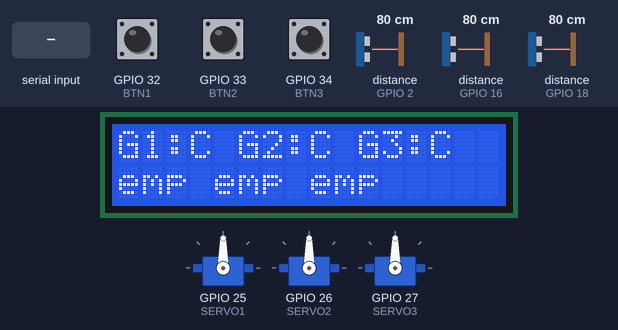
A sketch run on a simulated ESP32. Shown: 3 × servo, 16×2 character LCD. Wiring (inferred from the names in the program): 3 × ultrasonic range finder: trigger GPIO 4, echo GPIO 2 / trigger GPIO 5, echo GPIO 18 / trigger GPIO 17, echo GPIO 16. The inputs (shaded band) are chosen by the test bench; at power-on: GPIO 32 (BTN1) HIGH, distance to the obstacle (sensors on GPIO 2, GPIO 16, GPIO 18) 80 cm, GPIO 33 (BTN2) HIGH, GPIO 34 (BTN3) HIGH. The echo pulse lasts 58.3 µs per cm; nothing arrives over Bluetooth unless stated; what the sketch prints to the serial monitor is not drawn.

Above: at 2.7 s.
2.8 s: GPIO 32 (BTN1) pulled LOW for 0.15 s
4.4 s: distance to the obstacle (sensor on GPIO 2) set to 2 cm
At 5.1 s:
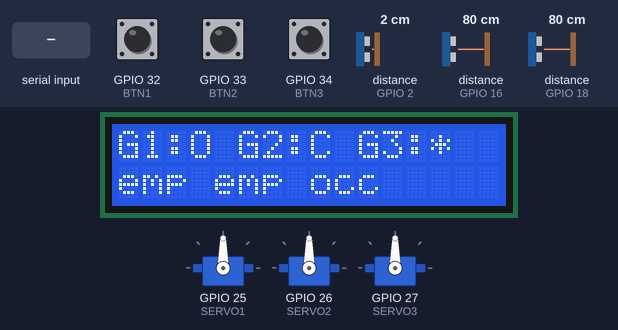
6.0 s: "open 1\n" received over the second serial link
At 6.7 s:
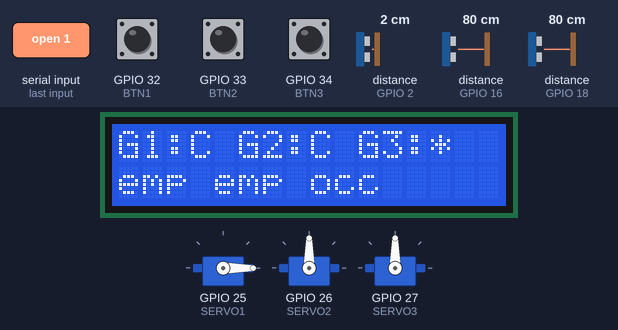
7.6 s: distance to the obstacle (sensor on GPIO 16) set to 2 cm
At 8.8 s:
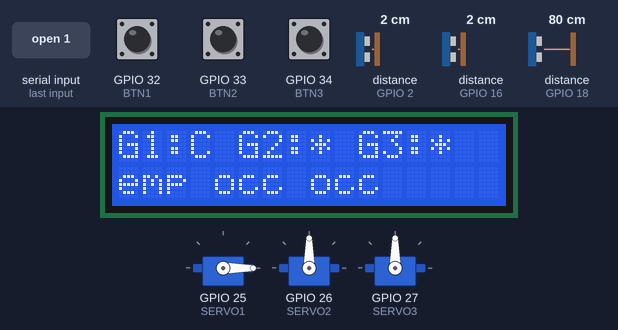
9.1 s: distance to the obstacle (sensor on GPIO 18) set to 2 cm
At 10.2 s:
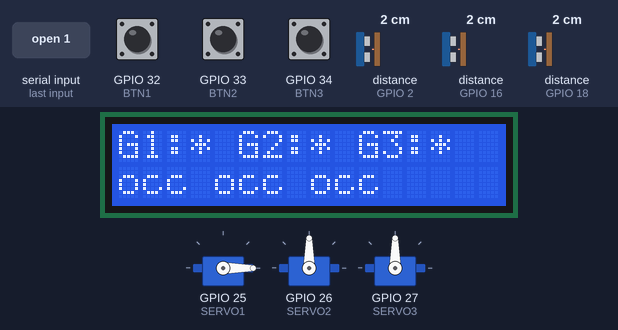
10.6 s: GPIO 33 (BTN2) pulled LOW for 0.15 s
At 11.6 s:
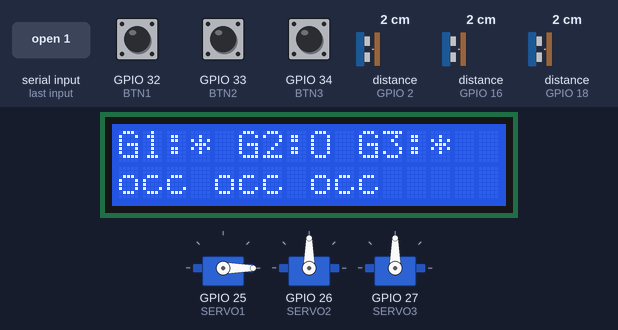
Timing chart, 0 to 13.2 s (numbered marks = the images above; inputs shaded):
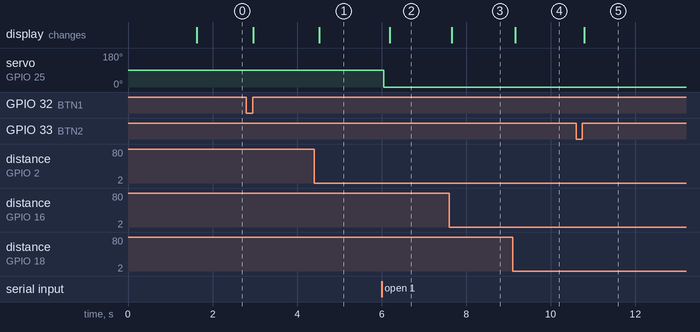

Measured:
- after the input at 4.4 s, the display: changes after 0.12 s (image 1)
- after the input at 6.0 s, servo on GPIO 25 (SERVO1): 90° → 0° at once; the display: changes after 0.19 s (image 2)
- after the input at 7.6 s, the display: changes after 0.05 s (image 3)
- after the input at 9.1 s, the display: changes after 0.06 s (image 4)
- after the input at 10.6 s, the display: changes after 0.20 s (image 5)

The sketch:

sketch_feb12a_copy_20260212020616.ino
```cpp
#include <LiquidCrystal_I2C.h>
#include <ESP32Servo.h>
#include "BluetoothSerial.h"

BluetoothSerial SerialBT;
#define BT_DEVICE_NAME "ESP32_Parking"

LiquidCrystal_I2C lcd(0x27, 16, 2);

#define TRIG1 5
#define ECHO1 18
#define TRIG2 17
#define ECHO2 16
#define TRIG3 4
#define ECHO3 2

Servo s1, s2, s3;
#define SERVO1 25
#define SERVO2 26
#define SERVO3 27

#define BTN1 32
#define BTN2 33
#define BTN3 34

bool prevOcc1 = false;
bool prevOcc2 = false;
bool prevOcc3 = false;

bool gate1Open = false;
bool gate2Open = false;
bool gate3Open = false;

String currentOTP = "";
int otpSpot = 0;
unsigned long otpDisplayTime = 0;
const unsigned long OTP_DISPLAY_DURATION = 30000;

unsigned long lastLCD = 0;

long readUS(int trig, int echo) {
  digitalWrite(trig, LOW);
  delayMicroseconds(2);

  digitalWrite(trig, HIGH);
  delayMicroseconds(10);
  digitalWrite(trig, LOW);

  long dur = pulseIn(echo, HIGH, 30000);
  long dist = dur * 0.034 / 2;
  if (dist == 0) dist = 999;
  return dist;
}

void setup() {
  Serial.begin(115200);

  if (SerialBT.begin(BT_DEVICE_NAME)) {
    Serial.println("BT: " BT_DEVICE_NAME);
  }

  pinMode(TRIG1, OUTPUT); pinMode(ECHO1, INPUT);
  pinMode(TRIG2, OUTPUT); pinMode(ECHO2, INPUT);
  pinMode(TRIG3, OUTPUT); pinMode(ECHO3, INPUT);

  pinMode(BTN1, INPUT_PULLUP);
  pinMode(BTN2, INPUT_PULLUP);
  pinMode(BTN3, INPUT_PULLUP);

  s1.attach(SERVO1);
  s2.attach(SERVO2);
  s3.attach(SERVO3);

  lcd.init();
  lcd.backlight();
  lcd.setCursor(0,0);
  lcd.print("ESP32 Parking");
  lcd.setCursor(0,1);
  lcd.print("BT: Ready");
  delay(1500);
  lcd.clear();
}
void toggleGate(int gateNum) {
  bool* gateState;
  Servo* servo;

  switch (gateNum) {
    case 1:
      gateState = &gate1Open;
      servo = &s1;
      break;
    case 2:
      gateState = &gate2Open;
      servo = &s2;
      break;
    case 3:
      gateState = &gate3Open;
      servo = &s3;
      break;
    default:
      return;
  }

  *gateState = !(*gateState);

  if (*gateState) {
    servo->write(90);
    Serial.print("Gate ");
    Serial.print(gateNum);
    Serial.println(" OPEN");
    if (SerialBT.hasClient()) {
      SerialBT.print("GATE:");
      SerialBT.print(gateNum);
      SerialBT.println(":OPEN");
    }
  } else {
    servo->write(0);
    Serial.print("Gate ");
    Serial.print(gateNum);
    Serial.println(" CLOSED");
    if (SerialBT.hasClient()) {
      SerialBT.print("GATE:");
      SerialBT.print(gateNum);
      SerialBT.println(":CLOSED");
    }
  }
}
void sendOccupancyUpdate(int spot, bool occupied) {
  if (SerialBT.hasClient()) {
    SerialBT.print("UPDATE:");
    SerialBT.print(spot);
    SerialBT.print(":");
    SerialBT.println(occupied ? "1" : "0");
  }
}

void handleBluetoothCommand(String cmd) {
  cmd.trim();

  if (cmd.equalsIgnoreCase("CLEAR") || cmd.equalsIgnoreCase("CLEAR_OTP")) {
    currentOTP = "";
    otpSpot = 0;
    Serial.println("OTP cleared");
    if (SerialBT.hasClient()) {
      SerialBT.println("OTP_CLEARED");
    }
    return;
  }

  if (cmd.startsWith("VALIDATE:") || cmd.startsWith("validate:")) {
    int firstColon = cmd.indexOf(':');
    int secondColon = cmd.indexOf(':', firstColon + 1);

    if (firstColon > 0 && secondColon > firstColon) {
      String spotStr = cmd.substring(firstColon + 1, secondColon);
      String otpInput = cmd.substring(secondColon + 1);

      int spot = spotStr.toInt();

      if (currentOTP != "" && otpSpot == spot && currentOTP == otpInput) {
        Serial.print("OTP validated for spot ");
        Serial.println(spot);

        if (SerialBT.hasClient()) {
          SerialBT.print("OTP_VALID:");
          SerialBT.println(spot);
        }

        if (spot == 1 && !gate1Open) toggleGate(1);
        else if (spot == 2 && !gate2Open) toggleGate(2);
        else if (spot == 3 && !gate3Open) toggleGate(3);

        currentOTP = "";
        otpSpot = 0;
        return;
      } else {
        Serial.println("Invalid OTP");
        if (SerialBT.hasClient()) {
          SerialBT.println("OTP_INVALID");
        }
        return;
      }
    }
  }

  if (cmd.indexOf(':') > 0) {
    int colonPos = cmd.indexOf(':');
    String part1 = cmd.substring(0, colonPos);
    String part2 = cmd.substring(colonPos + 1);
    if (part1.equalsIgnoreCase("OPEN")) {
      int spot = part2.toInt();
      if (spot >= 1 && spot <= 3) {
        if (!gate1Open && spot == 1) toggleGate(1);
        else if (!gate2Open && spot == 2) toggleGate(2);
        else if (!gate3Open && spot == 3) toggleGate(3);
        currentOTP = "";
        otpSpot = 0;
      }
      return;
    }

    int spot = part1.toInt();
    if (spot >= 1 && spot <= 3 && part2.length() == 4) {
      currentOTP = part2;
      otpSpot = spot;
      otpDisplayTime = millis();
      Serial.print("OTP for spot ");
      Serial.print(spot);
      Serial.print(": ");
      Serial.println(currentOTP);
      return;
    }
  }

  String cmdLower = cmd;
  cmdLower.toLowerCase();

  if (cmdLower == "open 1" || cmdLower == "1" || cmdLower == "toggle 1") {
    toggleGate(1);
  } else if (cmdLower == "open 2" || cmdLower == "2" || cmdLower == "toggle 2") {
    toggleGate(2);
  } else if (cmdLower == "open 3" || cmdLower == "3" || cmdLower == "toggle 3") {
    toggleGate(3);
  } else if (cmdLower == "s" || cmdLower == "status") {
    long d1 = readUS(TRIG1, ECHO1);
    long d2 = readUS(TRIG2, ECHO2);
    long d3 = readUS(TRIG3, ECHO3);
    SerialBT.print("STATUS:");
    SerialBT.print(d1>40?"E":"O");
    SerialBT.print(":");
    SerialBT.print(d2>40?"E":"O");
    SerialBT.print(":");
    SerialBT.println(d3>40?"E":"O");
  }
}

void loop() {

  long d1 = readUS(TRIG1, ECHO1);
  long d2 = readUS(TRIG2, ECHO2);
  long d3 = readUS(TRIG3, ECHO3);

  const int EMPTY_THRESHOLD = 40;
  bool occ1 = !(d1 > EMPTY_THRESHOLD);
  bool occ2 = !(d2 > EMPTY_THRESHOLD);
  bool occ3 = !(d3 > EMPTY_THRESHOLD);

  if (occ1 != prevOcc1) {
    sendOccupancyUpdate(1, occ1);
    prevOcc1 = occ1;
  }
  if (occ2 != prevOcc2) {
    sendOccupancyUpdate(2, occ2);
    prevOcc2 = occ2;
  }
  if (occ3 != prevOcc3) {
    sendOccupancyUpdate(3, occ3);
    prevOcc3 = occ3;
  }
  if (SerialBT.available()) {
    String btCmd = SerialBT.readStringUntil('\n');
    btCmd.trim();
    handleBluetoothCommand(btCmd);
  }

  static int lastBtn1 = HIGH;
  static int lastBtn2 = HIGH;
  static int lastBtn3 = HIGH;
  int b1 = digitalRead(BTN1);
  int b2 = digitalRead(BTN2);
  int b3 = digitalRead(BTN3);
  if (b1 == LOW && lastBtn1 == HIGH) {
    toggleGate(1);
  }
  if (b2 == LOW && lastBtn2 == HIGH) {
    toggleGate(2);
  }
  if (b3 == LOW && lastBtn3 == HIGH) {
    toggleGate(3);
  }
  lastBtn1 = b1; lastBtn2 = b2; lastBtn3 = b3;

  if (millis() - lastLCD > 200) {
    lastLCD = millis();

    bool displayOTP = false;
    if (currentOTP != "" && otpSpot > 0) {
      if (millis() - otpDisplayTime < OTP_DISPLAY_DURATION) {
        displayOTP = true;
      } else {
        currentOTP = "";
        otpSpot = 0;
      }
    }

    if (displayOTP) {
      lcd.setCursor(0,0);
      lcd.print("Spot ");
      lcd.print(otpSpot);
      lcd.print(" OTP:    ");

      lcd.setCursor(0,1);
      lcd.print("Code: ");
      lcd.print(currentOTP);
      lcd.print("      ");
    } else {
      lcd.setCursor(0,0);
      lcd.print("G1:");
      if (gate1Open) lcd.print("O");
      else if (occ1) lcd.print("*");
      else lcd.print("C");

      lcd.print(" G2:");
      if (gate2Open) lcd.print("O");
      else if (occ2) lcd.print("*");
      else lcd.print("C");

      lcd.print(" G3:");
      if (gate3Open) lcd.print("O");
      else if (occ3) lcd.print("*");
      else lcd.print("C");

      lcd.print(" ");

      lcd.setCursor(0,1);
      // Line 2: Occupancy status
      if (d1 < 5) lcd.print("occ "); else lcd.print("emp ");
      if (d2 < 5) lcd.print("occ "); else lcd.print("emp ");
      if (d3 < 5) lcd.print("occ "); else lcd.print("emp ");
    }

  }


  delay(50); // small stability delay
}
```
